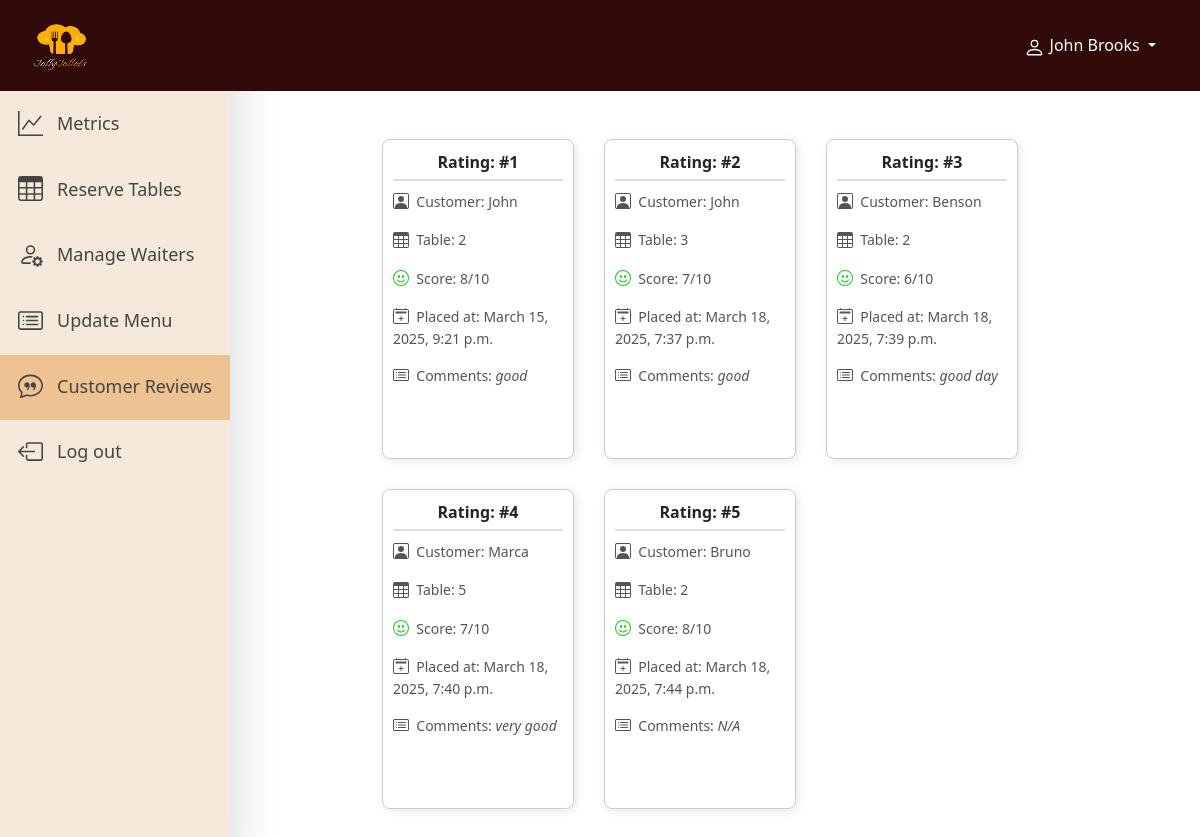
/users/manager-customer-feedback/ (signed in), run on an earlier commit of the app's database.
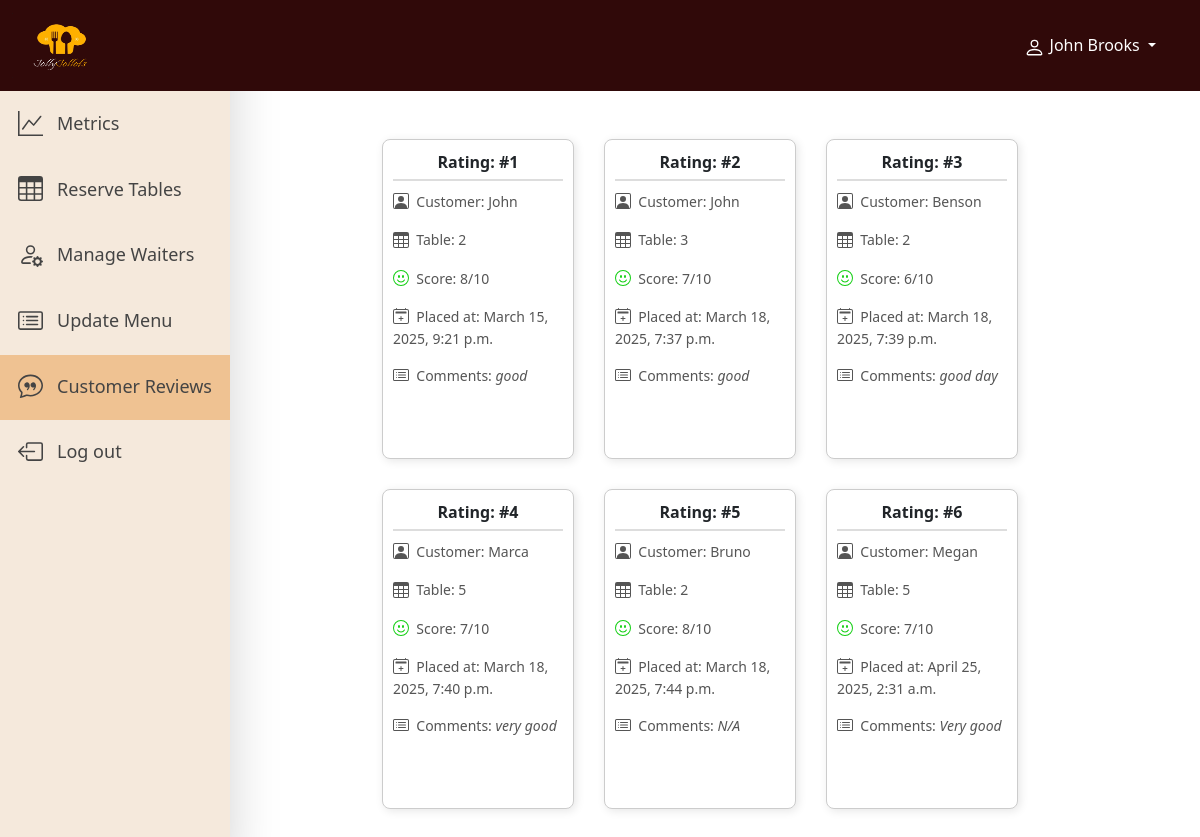
And on a later commit of the database.
### users/models.py (models this page shows, shortened)
class Manager(models.Model):
    managerId = models.CharField(max_length=10, unique=True, blank=True, primary_key=True)
    first_name = models.CharField(max_length=50)
    last_name = models.CharField(max_length=50)
    password = models.CharField(max_length=128)
    email = models.CharField(max_length=50)

### restaurant/models.py (models this page shows, shortened)
class Rating(models.Model):
    customer = models.ForeignKey(Customer, on_delete=models.SET_NULL, null=True, blank=True)
    customer_name = models.CharField(max_length=50, null=True)
    table = models.ForeignKey(Table, on_delete=models.SET_NULL, null=True, blank=True)
    score = models.CharField(max_length=10)
    comments = models.CharField(max_length=255, null=True, blank=True)
    submission_date = models.DateTimeField(auto_now_add=True)

class Table(models.Model):
    tableNo = models.CharField(max_length=10, unique=True, primary_key=True)
    capacity = models.IntegerField()
    waiter = models.ForeignKey(Waiter, blank=True, null=True, on_delete=models.SET_NULL)
    status = models.CharField(max_length=20, choices=[('available', 'Available'), ('reserved', 'Reserved')],
            default='available')

### users/views/manager_views.py (the view)
# urls.py: path('manager-customer-feedback/', manager_views.displayCustomerFeedback, name="manager-customer-feedback"),
def displayCustomerFeedback(request):
    manager_id = request.session.get("manager_id")  # Get manager_id from session
    if manager_id:
        try:
            manager = Manager.objects.get(managerId=manager_id)
            customer_ratings = Rating.objects.all()
            context = {
                "media_url": settings.MEDIA_URL,  # Passing MEDIA_URL to the template
                "manager": manager,
                "ratings": customer_ratings
            }
            return render(request, "managers/customer_ratings.html", context)
        except Manager.DoesNotExist:
            messages.error(request, "Manager not found. Please log in again.")
            return redirect("manager-login")
    else:
        messages.error(request, "You must be logged in to view this page.")
        return redirect("manager-login")

### users/templates/managers/customer_ratings.html (shortened to what this page needs)
{% extends 'layout.html' %}
{% block content %}
    <div id="navbar-menuItems">
        <nav style="background-color:#300909" class="navbar navbar-expand-lg">
            <div class="container-fluid">
                <a class="navbar-brand" href="#">
                    <img src="{{ media_url }}RestaurantLogoDesign-FYP.png" alt="Card Image">
                </a>
                <div class="dropdown" style="float:right; margin-right: 2rem;">
                    <a style="color:white;" class="nav-link dropdown-toggle" href="#" role="button" data-bs-toggle="dropdown" aria-expanded="false">
                    {{ manager.first_name }} {{ manager.last_name }}
                    </a>
                </div>
            </div>
        </nav>
    </div>
    <div class="Man-sidebar shadow-lg">
        <a href="{% url 'manager-home' %}">
            <span>
            </span> &nbsp; Metrics
        </a>
        <a href="{% url 'manager-table-reservation' %}">
            <span>
            </span> &nbsp; Reserve Tables
        </a>
        <a href="{% url 'manager-waiter-management' %}">
            <span>
            </span> &nbsp; Manage Waiters
        </a>
        <a href="{% url 'manager-menu-management' %}">
            <span>
            </span>&nbsp; Update Menu
        </a>
        <a id="CustomerRevBtn"><span>
            </span> &nbsp; Customer Reviews
        </a>
        <a onclick="logOutConfirmation()">
            <span>
            </span> &nbsp; Log out
        </a>
    </div>
    <br><br>
    <div class="customer-ratings" >
        {% if ratings %}
            {% for rating in ratings %}
                <div class="CR-orderitem-box">
                    <p class="CR-order-title">Rating: #{{ rating.id}}</p>
                    <div class="CR-order-details">
                        <p>&nbsp;&nbsp;Customer: {{ rating.customer_name }}</p>
                        <p>&nbsp;&nbsp;Table: {{ rating.table.tableNo }}</span></p>
                        {% if rating.score|add:0 >= 5 %}
                            <p>&nbsp;&nbsp;Score: {{ rating.score }}/10</span></p>
                        {% endif %}
                        <p>&nbsp;&nbsp;Placed at: {{ rating.submission_date }}</span></p>
                        {% if rating.comments%}
                            <p>&nbsp;&nbsp;Comments: <em>{{ rating.comments }}</em></p>
                        {% else %}
                            <p>&nbsp;&nbsp;Comments: <em>N/A</em></p>
                        {% endif %}
                    </div>
                </div>
            {% endfor %}
        {% else %}
            <center><em><p style="color:gray; text-align:center; margin: 0 auto;">No reviews to display</p></em></center>
        {% endif %}
    </div>
    <br><br>
{% endblock %}

### templates/layout.html (shortened to what this page needs)
<!DOCTYPE html>
{% load static %}
<html lang="en">
<head>
    <link rel="stylesheet" href="{% static 'css/style.css' %}">
    <link href="https://cdn.jsdelivr.net/npm/bootstrap@5.3.3/dist/css/bootstrap.min.css" rel="stylesheet">
    <link rel="stylesheet" href="https://cdn.jsdelivr.net/npm/sweetalert2@11/dist/sweetalert2.min.css">
    <link href="https://cdnjs.cloudflare.com/ajax/libs/font-awesome/5.15.4/css/all.min.css" rel="stylesheet">
</head>
<body>
    {% block content %}{% endblock %}
</body>

### static/css/style.css (style rules this page uses)
* { margin: 0; padding: 0; box-sizing: border-box; }
body { min-height: 100vh; background-color: rgb(252, 252, 252); font-size: 1rem; display: flex; flex-flow: column; font-family: 'Roboto', Arial, sans-serif; }
.navbar-brand img { height: 65px; width: 130%; }
.Man-sidebar { height: 100%; width: 230px; position: fixed; top: 0; left: 0; background-color: #F5E9DC; padding-top: 92px; color: #444444; z-index: 1; }
nav { top: 0; width: 100%; z-index: 1001; position: fixed; }
.Man-sidebar a { display: block; padding: 18px; text-decoration: none; font-size: 18px; color:#444444 !important; }
.Man-sidebar a.active { background-color: #efc292; color: #444444; }
#navbar-menuItems { position: sticky; top: 0; width: 100%; z-index: 1001; }
.customer-ratings { display: grid; grid-template-columns: repeat(3, 1fr); gap: 30px; margin: 0 auto; padding-left: 200px; }
.CR-orderitem-box { border: 1px solid #ccc; padding: 10px; border-radius: 8px; background: #fff; box-shadow: 2px 2px 10px rgba(0, 0, 0, 0.1); width:16vw; height:40vh; }
.CR-order-title { font-weight: bold; text-align: center; padding-bottom: 5px; border-bottom: 2px solid #ddd; margin-bottom: 10px; }
.CR-order-details { font-size: 14px; color: #555; overflow-y:auto; height:25vh; }

What changed in the data, as far as the page shows it:
added Rating: id "6", customer_name "Megan", table.tableNo "5", score "7", submission_date "April 25, 2025, 2:31 a.m.", comments "Very good…"
